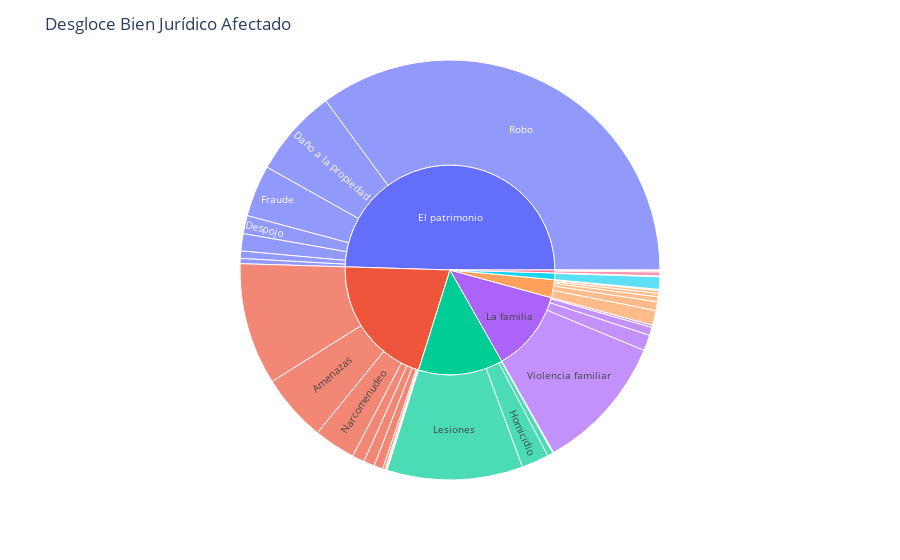
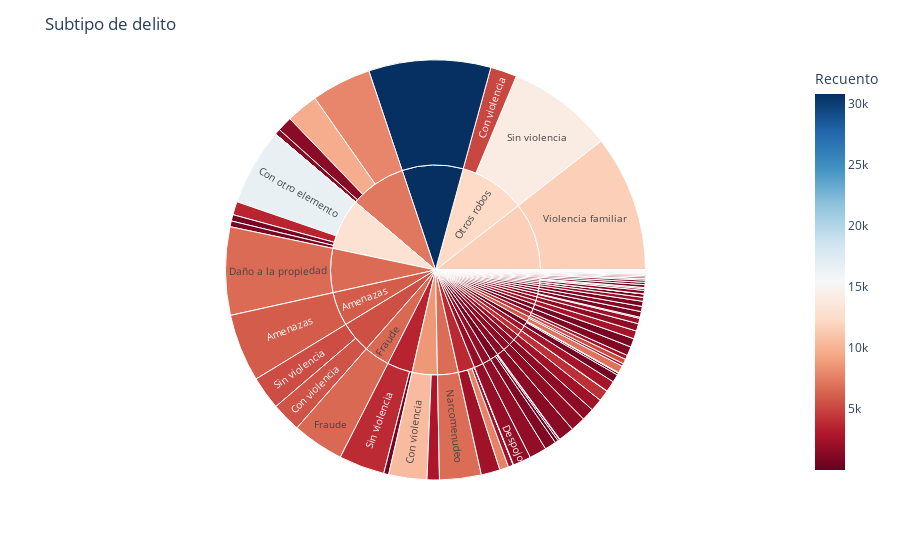

Notebook code cell kept with these figures, in order:
### Code cell
fig = px.sunburst(df_1, path=['Bien jurídico afectado', 'Tipo de delito'], values='Recuento',maxdepth=2)

# fig.update_layout(margin = dict(t = 10, l = 10, r = 10, b = 10))    #, textinfo='percent+label') #Lo hace mas grande
#fig.update_traces(textposition='outside', textinfo='percent+label')
fig.update_layout(title_text='Desgloce Bien Jurídico Afectado')
fig.update_layout(uniformtext=dict(minsize=10, mode='hide'))
fig.show()

fig1 = px.sunburst(df_1, path=['Subtipo de delito','Modalidad'], values='Recuento', color= "Recuento", color_continuous_scale='RdBu' ) #Color lle da el gradiente
#fig1.update_layout(margin = dict(t = 10, l = 10, r = 10, b = 10))#, textinfo='percent+label')
fig1.update_layout(uniformtext=dict(minsize=10, mode='hide'))
fig1.update_layout(title_text='Subtipo de delito')
#fig.update_traces(textposition='outside', textinfo='percent+label')
fig1.show()

### Figure 1 — Plotly figure (JSON) as saved in the notebook; plotly's stock layout.template omitted (floating-point values rounded to 4 significant figures)
{"data": [{"branchvalues": "total", "domain": {"x": [0, 1], "y": [0, 1]}, "hovertemplate": "labels=%{label}<br>Recuento=%{value}<br>parent=%{parent}<br>id=%{id}<extra></extra>", "ids": ["La vida y la Integridad corporal/Aborto", "El patrimonio/Abuso de confianza", "La libertad y la seguridad sexual/Abuso sexual", "La libertad y la seguridad sexual/Acoso sexual", "Otros bienes jurídicos afectados (del fuero común)/Allanamiento de morada", "Otros bienes jurídicos afectados (del fuero común)/Amenazas", "Otros bienes jurídicos afectados (del fuero común)/Contra el medio ambiente", "La sociedad/Corrupción de menores", "El patrimonio/Daño a la propiedad", "Otros bienes jurídicos afectados (del fuero común)/Delitos cometidos por servidores públicos", "El patrimonio/Despojo", "Otros bienes jurídicos afectados (del fuero común)/Electorales", "Otros bienes jurídicos afectados (del fuero común)/Evasión de presos", "El patrimonio/Extorsión", "Otros bienes jurídicos afectados (del fuero común)/Falsedad", "Otros bienes jurídicos afectados (del fuero común)/Falsificación", "La vida y la Integridad corporal/Feminicidio", "El patrimonio/Fraude", "La vida y la Integridad corporal/Homicidio", "La libertad y la seguridad sexual/Hostigamiento sexual", "La libertad y la seguridad sexual/Incesto", "La familia/Incumplimiento de obligaciones de asistencia familiar", "La vida y la Integridad corporal/Lesiones", "Otros bienes jurídicos afectados (del fuero común)/Narcomenudeo", "El patrimonio/Otros delitos contra el patrimonio", "La familia/Otros delitos contra la familia", "La sociedad/Otros delitos contra la sociedad", "Otros bienes jurídicos afectados (del fuero común)/Otros delitos del Fuero Común", "Libertad personal/Otros delitos que atentan contra la libertad personal", "La libertad y la seguridad sexual/Otros delitos que atentan contra la libertad y la seguridad sexual", "La vida y la Integridad corporal/Otros delitos que atentan contra la vida y la integridad corporal", "Libertad personal/Rapto", "El patrimonio/Robo", "Libertad personal/Secuestro", "La sociedad/Trata de personas", "Libertad personal/Tráfico de menores", "La libertad y la seguridad sexual/Violación equiparada", "La libertad y la seguridad sexual/Violación simple", "La familia/Violencia de género en todas sus modalidades distinta a la violencia familiar", "La familia/Violencia familiar", "El patrimonio", "La familia", "La libertad y la seguridad sexual", "La sociedad", "La vida y la Integridad corporal", "Libertad personal", "Otros bienes jurídicos afectados (del fuero común)"], "labels": ["Aborto", "Abuso de confianza", "Abuso sexual", "Acoso sexual", "Allanamiento de morada", "Amenazas", "Contra el medio ambiente", "Corrupción de menores", "Daño a la propiedad", "Delitos cometidos por servidores públicos", "Despojo", "Electorales", "Evasión de presos", "Extorsión", "Falsedad", "Falsificación", "Feminicidio", "Fraude", "Homicidio", "Hostigamiento sexual", "Incesto", "Incumplimiento de obligaciones de asistencia familiar", "Lesiones", "Narcomenudeo", "Otros delitos contra el patrimonio", "Otros delitos contra la familia", "Otros delitos contra la sociedad", "Otros delitos del Fuero Común", "Otros delitos que atentan contra la libertad personal", "Otros delitos que atentan contra la libertad y la seguridad sexual", "Otros delitos que atentan contra la vida y la integridad corporal", "Rapto", "Robo", "Secuestro", "Trata de personas", "Tráfico de menores", "Violación equiparada", "Violación simple", "Violencia de género en todas sus modalidades distinta a la violencia familiar", "Violencia familiar", "El patrimonio", "La familia", "La libertad y la seguridad sexual", "La sociedad", "La vida y la Integridad corporal", "Libertad personal", "Otros bienes jurídicos afectados (del fuero común)"], "maxdepth": 2, "name": "", "parents": ["La vida y la Integridad corporal", "El patrimonio", "La libertad y la seguridad sexual", "La libertad y la seguridad sexual", "Otros bienes jurídicos afectados (del fuero común)", "Otros bienes jurídicos afectados (del fuero común)", "Otros bienes jurídicos afectados (del fuero común)", "La sociedad", "El patrimonio", "Otros bienes jurídicos afectados (del fuero común)", "El patrimonio", "Otros bienes jurídicos afectados (del fuero común)", "Otros bienes jurídicos afectados (del fuero común)", "El patrimonio", "Otros bienes jurídicos afectados (del fuero común)", "Otros bienes jurídicos afectados (del fuero común)", "La vida y la Integridad corporal", "El patrimonio", "La vida y la Integridad corporal", "La libertad y la seguridad sexual", "La libertad y la seguridad sexual", "La familia", "La vida y la Integridad corporal", "Otros bienes jurídicos afectados (del fuero común)", "El patrimonio", "La familia", "La sociedad", "Otros bienes jurídicos afectados (del fuero común)", "Libertad personal", "La libertad y la seguridad sexual", "La vida y la Integridad corporal", "Libertad personal", "El patrimonio", "Libertad personal", "La sociedad", "Libertad personal", "La libertad y la seguridad sexual", "La libertad y la seguridad sexual", "La familia", "La familia", "", "", "", "", "", "", ""], "type": "sunburst", "values": [5717, 224606, 193591, 44306, 116727, 882644, 16814, 19656, 1146190, 158894, 235444, 11110, 1000, 67563, 29467, 142557, 7057, 672840, 355764, 14781, 184, 206013, 1769249, 542425, 96721, 104616, 51201, 1588593, 163229, 66258, 73302, 1365, 5933658, 8261, 4558, 615, 36731, 112329, 29252, 1781091, 8377022, 2120972, 468180, 75415, 2211089, 173470, 3490231]}], "layout": {"legend": {"tracegroupgap": 0}, "margin": {"t": 60}, "title": {"text": "Desgloce Bien Jurídico Afectado"}, "uniformtext": {"minsize": 10, "mode": "hide"}}}

### Figure 2 — Plotly figure (JSON) as saved in the notebook; plotly's stock layout.template omitted (floating-point values rounded to 4 significant figures; data arrays with more than 128 entries replaced by an {"elided": "..."} marker saying what was removed)
{"data": [{"branchvalues": "total", "customdata": {"elided": "153x1 float values"}, "domain": {"x": [0, 1], "y": [0, 1]}, "hovertemplate": "labels=%{label}<br>Recuento_sum=%{value}<br>parent=%{parent}<br>id=%{id}<br>Recuento=%{color}<extra></extra>", "ids": {"elided": "153 str values"}, "labels": {"elided": "153 str values"}, "marker": {"coloraxis": "coloraxis", "colors": {"elided": "153 float values"}}, "name": "", "parents": {"elided": "153 str values"}, "type": "sunburst", "values": {"elided": "153 int values"}}], "layout": {"coloraxis": {"colorbar": {"title": {"text": "Recuento"}}, "colorscale": [[0, "rgb(103,0,31)"], [0.1, "rgb(178,24,43)"], [0.2, "rgb(214,96,77)"], [0.3, "rgb(244,165,130)"], [0.4, "rgb(253,219,199)"], [0.5, "rgb(247,247,247)"], [0.6, "rgb(209,229,240)"], [0.7, "rgb(146,197,222)"], [0.8, "rgb(67,147,195)"], [0.9, "rgb(33,102,172)"], [1, "rgb(5,48,97)"]]}, "legend": {"tracegroupgap": 0}, "margin": {"t": 60}, "title": {"text": "Subtipo de delito"}, "uniformtext": {"minsize": 10, "mode": "hide"}}}
